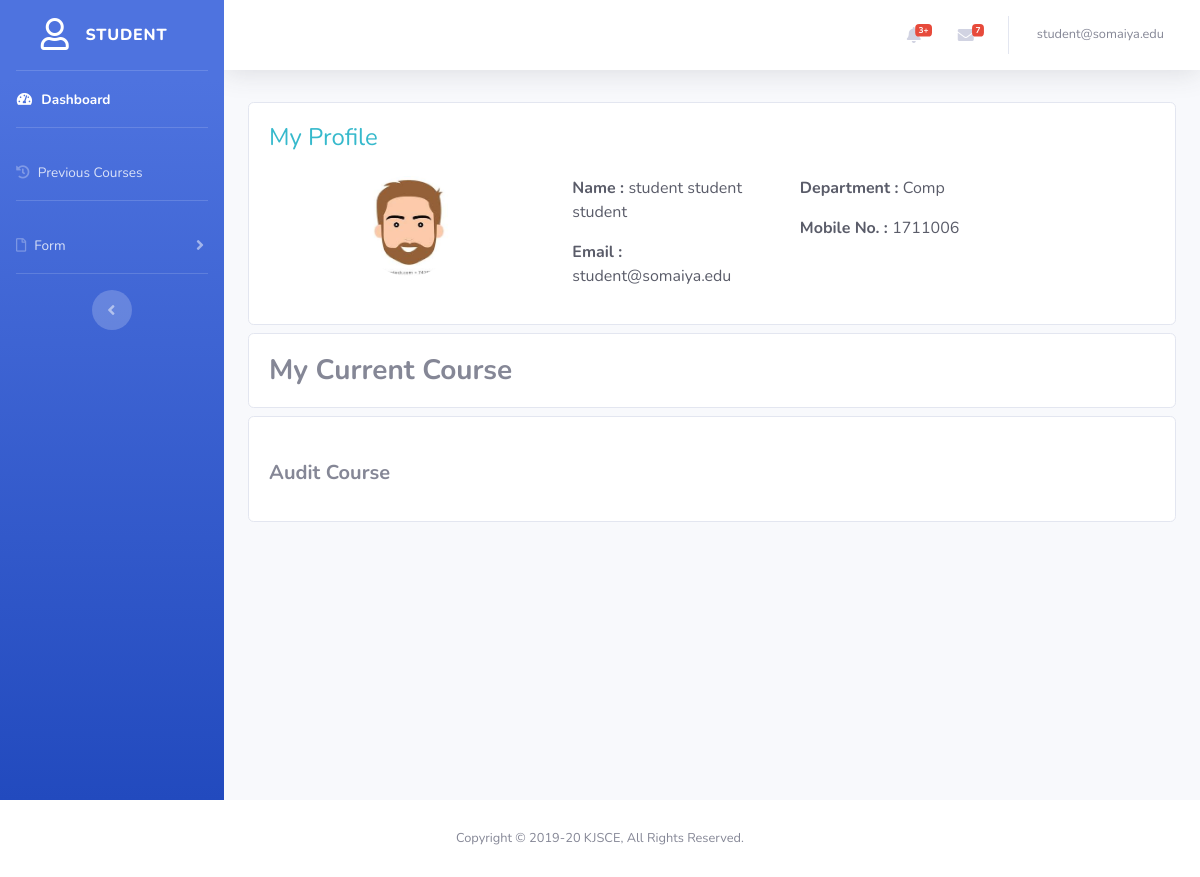
Before: /student/index.php (signed in) with the older database file.
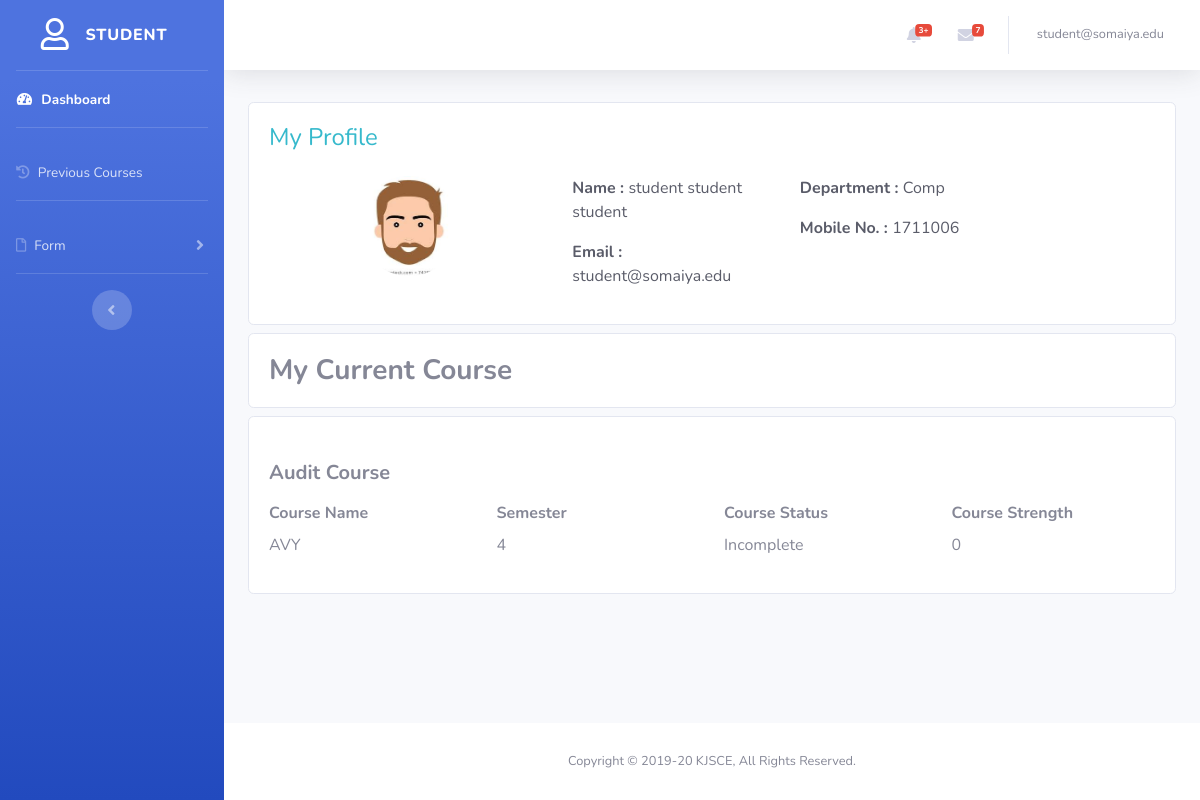
After: the same page with the newer database file.
### tables this page shows
CREATE TABLE `student` (
  `email_id` varchar(50) NOT NULL,
  `rollno` varchar(20) NOT NULL,
  `fname` varchar(30) NOT NULL,
  `mname` varchar(30) NOT NULL,
  `lname` varchar(30) NOT NULL,
  `year_of_admission` varchar(8) NOT NULL,
  `dept_id` int(11) NOT NULL,
  `current_sem` int(11) NOT NULL,
  `form_filled` int(11) NOT NULL DEFAULT 0
);

CREATE TABLE `department` (
  `dept_id` int(11) NOT NULL,
  `dept_name` varchar(50) NOT NULL
);

CREATE TABLE `student_audit` (
  `email_id` varchar(50) NOT NULL,
  `cid` varchar(30) NOT NULL,
  `sem` int(11) NOT NULL,
  `year` varchar(8) NOT NULL,
  `complete_status` tinyint(4) NOT NULL DEFAULT 0,
  `student_attendance` float NOT NULL
);

CREATE TABLE `audit_course` (
  `cid` varchar(30) NOT NULL,
  `sem` int(11) NOT NULL,
  `year` varchar(8) NOT NULL,
  `cname` varchar(50) NOT NULL,
  `dept_id` int(11) NOT NULL,
  `min` int(11) NOT NULL,
  `max` int(11) NOT NULL,
  `no_of_allocated` int(11) NOT NULL DEFAULT 0,
  `email_id` varchar(50) NOT NULL,
  `timestamp` varchar(30) NOT NULL
);

### student/index.php (the view, shortened to what this page needs)
<?php
include('../config.php');
include('../includes/header.php');
?>
<?php include('sidebar.php'); ?>
<?php include('../includes/topbar.php'); ?>
<div class="container-fluid">
    <div class="row">
        <div class="col-md-12 grid-margin stretch-card mt-2">
             <?php
                $sql="SELECT s.fname,s.mname,s.lname,s.email_id,d.dept_name,s.rollno,s.year_of_admission,s.current_sem FROM student AS s,department AS d WHERE s.email_id='{$_SESSION['email']}' AND s.dept_id=d.dept_id";
                $result= mysqli_query($conn,$sql);
                $row= mysqli_fetch_array($result,MYSQLI_ASSOC);
                $count= mysqli_num_rows($result);
                if($count==1)
                {
            ?>
            <div class="card">
                <div class="card-body">
                    <h4 class="card-title text-info mb-4">My Profile</h4>
                    <div class="row">
                        <div class="col-md-4">
                            <img src="../vendor/img/person1.jpg" class="rounded-circle mx-auto d-block mb-4" alt="..." width="100em" height="100em">
                        </div>
                        <div class="col-md-6">
                            <div class="row">
                                <div class="col-md-6">
                                    <p class="text-dark"> <span><b>Name : </b></span><?php echo"{$row['fname']} {$row['mname']} {$row['lname']}";?></p>
                                    <p class="text-dark"> <span><b>Email : </b></span><?php echo $row['email_id'];?></p>
                                </div>
                                <div class="col-md-6">
                                    <p class="text-dark"> <span><b>Department : </b></span><?php echo $row['dept_name'];?></p>
                                    <p class="text-dark"> <span><b>Mobile No. : </b></span><?php echo $row['rollno']; }?></p>
                                </div>
                            </div>
                        </div>
                    </div>
                </div>
            </div>
        </div>
        <div class="col-md-12 grid-margin stretch-card mt-2">
            <div class="card">
                <div class="card-body">
                    <div class="row align-items-center">
                        <div class="col-12">
                            <h3 class="mb-0"><strong>My Current Course</strong></h3>
                        </div>
                    </div>
                </div>
            </div>
        </div>
        <div class="col-md-12 grid-margin stretch-card mt-2 mb-4">
            <div class="card">
                <div class="card-body">
                    <form class="forms-sample mt-4" action="">
                        <p class="card-description">
                            <h5><strong> Audit Course </strong></h5>
                        </p>
                        <?php
                        $sql="SELECT ac.cname,sa.sem,ac.no_of_allocated,sa.complete_status,ac.year FROM audit_course AS ac,student_audit AS sa WHERE sa.email_id='{$_SESSION['email']}' AND sa.cid=ac.cid AND sa.sem=ac.sem AND ac.year=sa.year";
                            $result= mysqli_query($conn,$sql);
                            $row= mysqli_fetch_array($result,MYSQLI_ASSOC);
                            $count= mysqli_num_rows($result);
                            if($count==1)
                            {
                        ?>
                        <div class="row">
                            <div class="col-md-3">
                                <div class="form-group">
                                    <label for="exampleInputCourseName"><b>Course Name</b></label>
                                    <br>
                                    <span><?php echo $row['cname'];?></span>
                                </div>
                            </div>
                            <div class=" col-md-3">
                                <div class="form-group">
                                    <label for="exampleInputSemester"><b>Semester</b></label>
                                    <br>
                                    <span><?php echo $row['sem'];?></span>
                                </div>
                            </div>
                            <div class="col-md-3">
                                <div class="form-group">
                                    <label for="exampleInputStatus"><b>Course Status</b></label>
                                    <br>
                                    <span><?php
                                    if($row['complete_status']==1)
                                        echo "Complete";
                                    else
                                        echo "Incomplete";
                                    ?></span>
                                </div>
                            </div>
                            <div class="col-md-3">
                                <div class="form-group">
                                    <label for="exampleInputStrength"><b>Course Strength</b></label>
                                    <br>
                                    <span><?php echo $row['no_of_allocated'];}?></span>
                                </div>
                            </div>
                        </div>
                    </form>
                </div>
            </div>
        </div>
    </div>
</div>
<?php include('../includes/footer.php');
include('../includes/scripts.php');
?>

### includes/header.php (shortened to what this page needs)
<!DOCTYPE html>
<html lang="en">
<head>
  <link href="../vendor/fontawesome-free/css/all.min.css" rel="stylesheet" type="text/css">
  <link href="../vendor/css/sb-admin-2.min.css" rel="stylesheet">
  <link href="../vendor/datatables/dataTables.bootstrap4.min.css" rel="stylesheet">
</head>
<body id="page-top">
  <div id="wrapper">

### student/sidebar.php (shortened to what this page needs)
<ul class="navbar-nav bg-gradient-primary sidebar sidebar-dark accordion" id="accordionSidebar">
  <a class="sidebar-brand d-flex align-items-center justify-content-center" href="index.php">
    <div class="sidebar-brand-icon ">
      <i class="far fa-user"></i>
    </div>
    <div class="sidebar-brand-text mx-3">Student</div>
  </a>
  <hr class="sidebar-divider my-0">
  <li class="nav-item active">
    <a class="nav-link" href="index.php">
      <i class="fas fa-fw fa-tachometer-alt"></i>
      <span>Dashboard</span></a>
  </li>
  <hr class="sidebar-divider">
  <li class="nav-item">
    <a class="nav-link" href="previous.php">
      <i class="fas fa-history"></i>
      <span>Previous Courses</span></a>
  </li>
  <hr class="sidebar-divider">
  <li class="nav-item">
    <a class="nav-link collapsed" href="#" data-toggle="collapse" data-target="#collapseUtilities" aria-expanded="true" aria-controls="collapseUtilities">
      <i class="far fa-file"></i>
      <span>Form</span>
    </a>
  </li>
  <hr class="sidebar-divider d-none d-md-block">
  <div class="text-center d-none d-md-inline">
    <button class="rounded-circle border-0" id="sidebarToggle"></button>
  </div>
</ul>
<div id="content-wrapper" class="d-flex flex-column">
  <div id="content">

### includes/topbar.php (shortened to what this page needs)
<nav class="navbar navbar-expand navbar-light bg-white topbar mb-4 static-top shadow">
  <ul class="navbar-nav ml-auto">
    <li class="nav-item dropdown no-arrow mx-1">
      <a class="nav-link dropdown-toggle" href="#" id="alertsDropdown" role="button" data-toggle="dropdown" aria-haspopup="true" aria-expanded="false">
        <i class="fas fa-bell fa-fw"></i>
        <span class="badge badge-danger badge-counter">3+</span>
      </a>
    </li>
    <li class="nav-item dropdown no-arrow mx-1">
      <a class="nav-link dropdown-toggle" href="#" id="messagesDropdown" role="button" data-toggle="dropdown" aria-haspopup="true" aria-expanded="false">
        <i class="fas fa-envelope fa-fw"></i>
        <span class="badge badge-danger badge-counter">7</span>
      </a>
    </li>
    <li class="nav-item dropdown no-arrow">
      <a class="nav-link dropdown-toggle" href="#" id="userDropdown" role="button" data-toggle="dropdown" aria-haspopup="true" aria-expanded="false">
        <span class="mr-2 d-none d-lg-inline text-gray-600 small"><?php echo $_SESSION['email']; ?></span>
      </a>
    </li>
  </ul>
</nav>

### includes/footer.php (shortened to what this page needs)
</div>
<footer class="sticky-footer bg-white">
  <div class="container my-auto">
    <div class="copyright text-center my-auto">
      <span>Copyright &copy; 2019-20 KJSCE, All Rights Reserved.</span>
    </div>
  </div>
</footer>
</div>
</div>

### includes/scripts.php (shortened to what this page needs)
</body>
</html>

Changed rows visible on the page:
added student_audit: audit_course.cname "AVY", sem "4", audit_course.no_of_allocated "0"
Other visible differences:
text now shown: "Course Name Semester Course Status Incomplete Course Strength"
